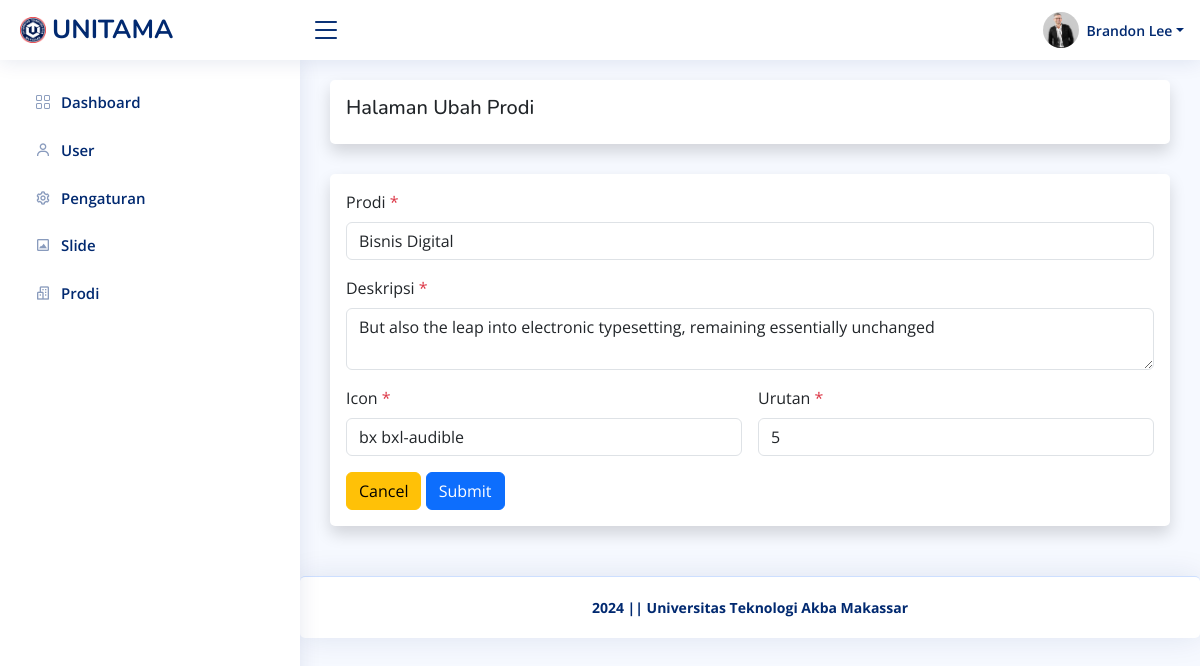
/admin/prodi/ubah.php?id=5 (signed in), run on the app's committed database.
### tables this page shows
CREATE TABLE `pengaturan` (
  `id_pengaturan` int(11) NOT NULL,
  `appname` varchar(50) NOT NULL,
  `logo` varchar(255) NOT NULL,
  `copyright` varchar(255) NOT NULL,
  `description` varchar(255) NOT NULL,
  `keyword` varchar(255) NOT NULL,
  `author` varchar(128) NOT NULL
);

CREATE TABLE `user` (
  `id_user` int(11) NOT NULL,
  `username` varchar(128) NOT NULL,
  `password` varchar(255) NOT NULL,
  `nama` varchar(128) NOT NULL,
  `role` int(11) NOT NULL,
  `foto` varchar(255) DEFAULT NULL
);

CREATE TABLE `prodi` (
  `id_prodi` int(11) NOT NULL,
  `prodi` varchar(20) NOT NULL,
  `deskripsi` varchar(128) NOT NULL,
  `icon` varchar(20) NOT NULL,
  `urutan` int(11) NOT NULL
);

### helper.php (called while the page is built, shortened)
<?php
$base_url = 'http://localhost/unitama/';
$koneksi = mysqli_connect('localhost', 'root', '', 'unitama');
function getWhere($query)
{
    global $koneksi;
    return mysqli_fetch_assoc(mysqli_query($koneksi, $query));
}

### admin/prodi/ubah.php (the view, shortened to what this page needs)
<?php require '../template/header.php' ?>
<?php
$id = $_GET['id'];
$prodi = getWhere("SELECT * FROM prodi WHERE id_prodi = $id");
?>
<div class="card shadow p-3">
    <h5>Halaman Ubah Prodi</h5>
</div>
<div class="card shadow p-3">
    <form action="" method="post" id="form" enctype="multipart/form-data">
        <div class="row mb-3 g-3">
            <div class="col-12">
                <label for="prodi" class="form-label">Prodi <span class="text-danger">*</span></label>
                <input type="text" class="form-control" id="prodi" name="prodi" required value="<?= $prodi['prodi']; ?>">
            </div>
            <div class="col-12">
                <label for="deskripsi" class="form-label">Deskripsi <span class="text-danger">*</span></label>
                <textarea class="form-control" id="deskripsi" name="deskripsi" required><?= $prodi['deskripsi']; ?></textarea>
            </div>
            <div class="col-md-6">
                <label for="icon" class="form-label">Icon <span class="text-danger">*</span></label>
                <input type="text" class="form-control" id="icon" name="icon" required value="<?= $prodi['icon']; ?>">
            </div>
            <div class="col-md-6">
                <label for="urutan" class="form-label">Urutan <span class="text-danger">*</span></label>
                <input type="number" class="form-control" id="urutan" name="urutan" required value="<?= $prodi['urutan']; ?>">
            </div>
        </div>
        <a class="btn btn-warning" href="<?= $base_url; ?>admin/prodi" role="button">Cancel</a>
        <button type="submit" name="submit" class="btn btn-primary">Submit</button>
    </form>
</div>
<?php require '../template/footer.php' ?>

### admin/template/header.php (shortened to what this page needs)
<?php require '../../helper.php' ?>
<?php $pengaturan = getWhere("SELECT * FROM pengaturan WHERE id_pengaturan = 1 "); ?>
<!DOCTYPE html>
<html lang="en">
<head>
    <link href="<?= $base_url; ?>assets/plugins/bootstrap/css/bootstrap.min.css" rel="stylesheet">
    <link href="<?= $base_url; ?>assets/plugins/bootstrap-icons/bootstrap-icons.css" rel="stylesheet">
    <link href="<?= $base_url; ?>assets/plugins/boxicons/css/boxicons.min.css" rel="stylesheet">
    <link href="<?= $base_url; ?>assets/plugins/quill/quill.snow.css" rel="stylesheet">
    <link href="<?= $base_url; ?>assets/plugins/quill/quill.bubble.css" rel="stylesheet">
    <link href="<?= $base_url; ?>assets/plugins/remixicon/remixicon.css" rel="stylesheet">
    <link href="<?= $base_url; ?>assets/plugins/simple-datatables/style.css" rel="stylesheet">
    <link rel="stylesheet" href="https://cdnjs.cloudflare.com/ajax/libs/twitter-bootstrap/5.3.0/css/bootstrap.min.css">
    <link rel="stylesheet" href="https://cdn.datatables.net/2.0.8/css/dataTables.bootstrap5.css">
    <link href="<?= $base_url; ?>assets/css/style.css" rel="stylesheet">
</head>
<body>
    <header id="header" class="header fixed-top d-flex align-items-center">
        <div class="d-flex align-items-center justify-content-between">
            <a href="<?= $base_url; ?>admin/dashboard" class="logo d-flex align-items-center">
                <img src="<?= $base_url; ?>assets/img/<?= $pengaturan['logo']; ?>" alt="">
                <span class="d-none d-lg-block"><?= $pengaturan['appname']; ?></span>
            </a>
            <i class="bi bi-list toggle-sidebar-btn"></i>
        </div>
        <nav class="header-nav ms-auto">
            <ul class="d-flex align-items-center">
                <li class="nav-item dropdown pe-3">
                    <?php
                    $id = $_SESSION['id_user'];
                    $akun = getWhere("SELECT * FROM user WHERE id_user = $id ");
                    ?>
                    <a class="nav-link nav-profile d-flex align-items-center pe-0" href="#" data-bs-toggle="dropdown">
                        <?php if ($akun['foto']) : ?>
                            <img src="<?= $base_url; ?>/assets/uploads/user/<?= $akun['foto']; ?>" alt="<?= $akun['nama']; ?>" class="rounded-circle">
                        <?php else : ?>
                            <img src="<?= $base_url; ?>assets/img/noprofil.png" alt="<?= $akun['nama']; ?>" class="rounded-circle">
                        <?php endif ?>
                        <span class="d-none d-md-block dropdown-toggle ps-2"><?= $akun['nama']; ?></span>
                    </a>
                </li>
            </ul>
        </nav>
    </header>
    <aside id="sidebar" class="sidebar">
        <ul class="sidebar-nav" id="sidebar-nav">
            <li class="nav-item">
                <a class="nav-link collapsed" href="<?= $base_url; ?>admin/dashboard">
                    <i class="bi bi-grid"></i>
                    <span>Dashboard</span>
                </a>
            </li>
            <?php if ($_SESSION['role'] == 1) : ?>
                <li class="nav-item">
                    <a class="nav-link collapsed" href="<?= $base_url; ?>admin/user">
                        <i class='bx bx-user'></i>
                        <span>User</span>
                    </a>
                </li>
            <?php endif ?>
            <li class="nav-item">
                <a class="nav-link collapsed" href="<?= $base_url; ?>admin/pengaturan">
                    <i class='bx bx-cog'></i>
                    <span>Pengaturan</span>
                </a>
            </li>
            <li class="nav-item">
                <a class="nav-link collapsed" href="<?= $base_url; ?>admin/slide">
                    <i class='bx bx-image-alt'></i>
                    <span>Slide</span>
                </a>
            </li>
            <li class="nav-item">
                <a class="nav-link collapsed" href="<?= $base_url; ?>admin/prodi">
                    <i class='bx bx-buildings'></i>
                    <span>Prodi</span>
                </a>
            </li>
        </ul>
    </aside>
    <main id="main" class="main">

### admin/template/footer.php (shortened to what this page needs)
</main>
<footer id="footer" class="footer card">
    <div class="copyright fw-bold">
        <?= $pengaturan['copyright']; ?>
    </div>
</footer>
</body>
</html>

### assets/css/style.css (style rules this page uses)
:root { scroll-behavior: smooth; }
body { font-family: "Open Sans", sans-serif; background: #f6f9ff; color: #444444; }
a { color: #4154f1; text-decoration: none; }
h1, h2, h3, h4, h5, h6 { font-family: "Nunito", sans-serif; }
#main { margin-top: 60px; padding: 20px 30px; transition: all 0.3s; }
.card { margin-bottom: 30px; border: none; border-radius: 5px; box-shadow: 0px 0 30px rgba(1, 41, 112, 0.1); }
.logo { line-height: 1; }
@media (min-width: 1200px) { .logo { width: 280px; } }
.logo img { max-height: 26px; margin-right: 6px; }
.logo span { font-size: 26px; font-weight: 700; color: #012970; font-family: "Nunito", sans-serif; }
.header { transition: all 0.5s; z-index: 997; height: 60px; box-shadow: 0px 2px 20px rgba(1, 41, 112, 0.1); background-color: #fff; padding-left: 20px; }
.header .toggle-sidebar-btn { font-size: 32px; padding-left: 10px; cursor: pointer; color: #012970; }
.header-nav ul { list-style: none; }
.header-nav>ul { margin: 0; padding: 0; }
.header-nav .nav-profile { color: #012970; }
.header-nav .nav-profile img { max-height: 36px; }
.header-nav .nav-profile span { font-size: 14px; font-weight: 600; }
.sidebar { position: fixed; top: 60px; left: 0; bottom: 0; width: 300px; z-index: 996; transition: all 0.3s; padding: 20px; overflow-y: auto; scrollbar-width: thin; scrollbar-color: #aab7cf transparent; box-shadow: 0px 0px 20px rgba(1, 41, 112, 0.1); background-color: #fff; }
@media (min-width: 1200px) { #main, #footer { margin-left: 300px; } }
.sidebar-nav { padding: 0; margin: 0; list-style: none; }
.sidebar-nav li { padding: 0; margin: 0; list-style: none; }
.sidebar-nav .nav-item { margin-bottom: 5px; }
.sidebar-nav .nav-link { display: flex; align-items: center; font-size: 15px; font-weight: 600; color: #4154f1; transition: 0.3; background: #f6f9ff; padding: 10px 15px; border-radius: 4px; }
.sidebar-nav .nav-link i { font-size: 16px; margin-right: 10px; color: #4154f1; }
.sidebar-nav .nav-link.collapsed { color: #012970; background: #fff; }
.sidebar-nav .nav-link.collapsed i { color: #899bbd; }
.footer { padding: 20px 0; font-size: 14px; transition: all 0.3s; border-top: 1px solid #cddfff; }
.footer .copyright { text-align: center; color: #012970; }

### data on the page
pengaturan: logo (picture), appname "UNITAMA", copyright "2024 || Universitas Teknologi Akba Makassar"
user: foto (picture), nama "Brandon Lee"
prodi: prodi "Bisnis Digital", deskripsi "But also the leap into electronic typesetting, remaining essentially unchanged", icon "bx bxl-audible", urutan "5"
